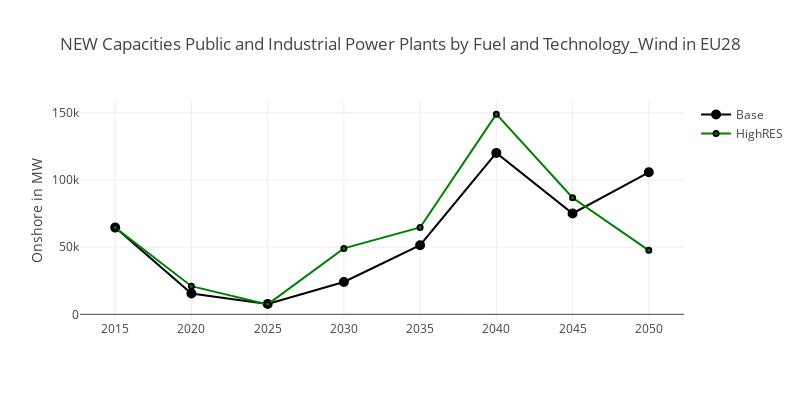

Notebook cell for this chart:
### Markdown cell above
## Interactive Plot 2

This is the manual interactive version.<br>
You can control the design using the [plotly documentation](https://plot.ly/python/line-and-scatter/#line-and-scatter-plots).

### Code cell
data = [go.Scatter(x=df_2.loc[df_2['pathway'] == 'Base'].loc[:,'year'],
                   y=df_2.loc[df_2['pathway'] == 'Base'].loc[:,'value'],
                   mode='lines+markers',
                   line=dict(color='black', dash='none', width='2'),
                   marker=dict(symbol='o', size=8, line=dict(width=2, color='black')),
                   name='Base'
                  ),
        go.Scatter(x=df_2.loc[df_2['pathway'] == 'HighRES'].loc[:,'year'],
                   y=df_2.loc[df_2['pathway'] == 'HighRES'].loc[:,'value'],
                   mode='lines+markers',
                   line=dict(color='green', dash='', width='2'),
                   marker=dict(symbol='o', size=5, line=dict(width=2, color='black')),
                   name='HighRES'
                  ),
        go.Scatter(x=df_2.loc[df_2['pathway'] == 'StorageInnov'].loc[:,'year'],
                   y=df_2.loc[df_2['pathway'] == 'StorageInnov'].loc[:,'value'],
                   line=dict(color='red', dash='dash', width='2'),
                   marker=dict(symbol='o', size=5, line=dict(width=2, color='black')),
                   name='StorageInnov'
                  )
       ]
layout = go.Layout(
    height=400, width = 800,
    #title='CO2-Emissions in EU28',
    title=''.join(info_dict_2['Title']),
    # yaxis=dict(title='CO2-Emissions in Mt') )
    yaxis=dict(title=''.join(info_dict_2['Y-Axis'])) )
ifig2 = go.Figure(data=data, layout=layout)
pltly.iplot(ifig2)

### Figure 1 — Plotly figure (JSON) as saved in the notebook; plotly's stock layout.template omitted (floating-point values rounded to 4 significant figures)
{"data": [{"line": {"color": "black", "dash": "none", "width": "2"}, "marker": {"line": {"color": "black", "width": 2}, "size": 8, "symbol": "o"}, "mode": "lines+markers", "name": "Base", "type": "scatter", "x": [2015, 2020, 2025, 2030, 2035, 2040, 2045, 2050], "y": [64560.0, 15470.0, 7692.0, 24090.0, 51450.0, 120200.0, 75090.0, 105700.0]}, {"line": {"color": "green", "dash": "", "width": "2"}, "marker": {"line": {"color": "black", "width": 2}, "size": 5, "symbol": "o"}, "mode": "lines+markers", "name": "HighRES", "type": "scatter", "x": [2015, 2020, 2025, 2030, 2035, 2040, 2045, 2050], "y": [64560.0, 20960.0, 7427.0, 49080.0, 64630.0, 149000.0, 86810.0, 47650.0]}, {"line": {"color": "red", "dash": "dash", "width": "2"}, "marker": {"line": {"color": "black", "width": 2}, "size": 5, "symbol": "o"}, "name": "StorageInnov", "type": "scatter", "x": [], "y": []}], "layout": {"height": 400, "title": "NEW Capacities Public and Industrial Power Plants by Fuel and Technology_Wind in EU28", "width": 800, "yaxis": {"title": "Onshore in MW"}}}
